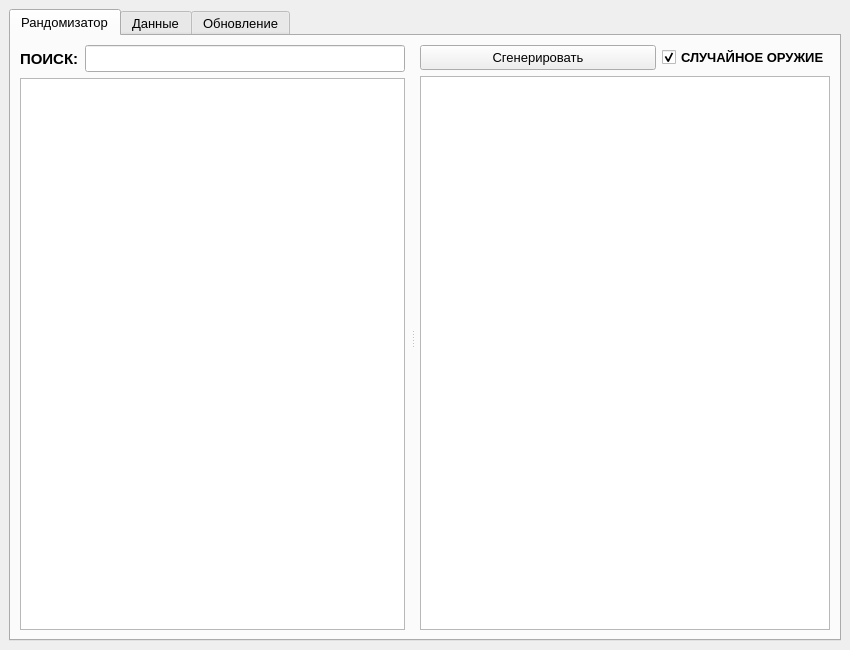
<?xml version="1.0" encoding="UTF-8"?>
<ui version="4.0">
 <class>MainWindow</class>
 <widget class="QMainWindow" name="MainWindow">
  <property name="geometry">
   <rect>
    <x>0</x>
    <y>0</y>
    <width>850</width>
    <height>650</height>
   </rect>
  </property>
  <property name="windowTitle">
   <string>TRND</string>
  </property>
  <property name="windowIcon">
   <iconset>
    <normaloff>icon.ico</normaloff>icon.ico</iconset>
  </property>
  <property name="documentMode">
   <bool>false</bool>
  </property>
  <widget class="QWidget" name="centralwidget">
   <layout class="QGridLayout" name="gridLayout_3">
    <item row="0" column="0">
     <widget class="QTabWidget" name="tabWidgetMain">
      <property name="font">
       <font>
        <family>MS Shell Dlg 2</family>
        <pointsize>10</pointsize>
       </font>
      </property>
      <property name="accessibleName">
       <string/>
      </property>
      <property name="currentIndex">
       <number>0</number>
      </property>
      <property name="documentMode">
       <bool>false</bool>
      </property>
      <property name="tabsClosable">
       <bool>false</bool>
      </property>
      <property name="movable">
       <bool>false</bool>
      </property>
      <property name="tabBarAutoHide">
       <bool>true</bool>
      </property>
      <widget class="QWidget" name="tabMain">
       <attribute name="title">
        <string>Рандомизатор</string>
       </attribute>
       <layout class="QGridLayout" name="gridLayout_2">
        <item row="0" column="0">
         <widget class="QSplitter" name="splitter">
          <property name="sizePolicy">
           <sizepolicy hsizetype="Expanding" vsizetype="Preferred">
            <horstretch>0</horstretch>
            <verstretch>0</verstretch>
           </sizepolicy>
          </property>
          <property name="font">
           <font>
            <family>MS Shell Dlg 2</family>
            <pointsize>10</pointsize>
           </font>
          </property>
          <property name="orientation">
           <enum>Qt::Horizontal</enum>
          </property>
          <property name="opaqueResize">
           <bool>true</bool>
          </property>
          <property name="handleWidth">
           <number>15</number>
          </property>
          <property name="childrenCollapsible">
           <bool>false</bool>
          </property>
          <widget class="QWidget" name="layoutWidget">
           <property name="font">
            <font>
             <family>MS Shell Dlg 2</family>
             <pointsize>10</pointsize>
            </font>
           </property>
           <layout class="QVBoxLayout" name="MainLayout">
            <property name="rightMargin">
             <number>0</number>
            </property>
            <item>
             <layout class="QHBoxLayout" name="MainFindLayout">
              <property name="bottomMargin">
               <number>0</number>
              </property>
              <item>
               <widget class="QLabel" name="lblFind">
                <property name="minimumSize">
                 <size>
                  <width>0</width>
                  <height>25</height>
                 </size>
                </property>
                <property name="font">
                 <font>
                  <family>MS Shell Dlg 2</family>
                  <pointsize>11</pointsize>
                  <weight>75</weight>
                  <bold>true</bold>
                  <underline>false</underline>
                 </font>
                </property>
                <property name="text">
                 <string>ПОИСК:</string>
                </property>
               </widget>
              </item>
              <item>
               <widget class="QLineEdit" name="leFind">
                <property name="minimumSize">
                 <size>
                  <width>0</width>
                  <height>25</height>
                 </size>
                </property>
                <property name="font">
                 <font>
                  <family>MS Shell Dlg 2</family>
                  <pointsize>12</pointsize>
                 </font>
                </property>
               </widget>
              </item>
             </layout>
            </item>
            <item>
             <widget class="QTreeView" name="twMain">
              <property name="font">
               <font>
                <family>MS Shell Dlg 2</family>
                <pointsize>10</pointsize>
               </font>
              </property>
              <property name="frameShape">
               <enum>QFrame::StyledPanel</enum>
              </property>
              <property name="frameShadow">
               <enum>QFrame::Sunken</enum>
              </property>
              <property name="horizontalScrollBarPolicy">
               <enum>Qt::ScrollBarAsNeeded</enum>
              </property>
              <property name="sizeAdjustPolicy">
               <enum>QAbstractScrollArea::AdjustIgnored</enum>
              </property>
              <property name="dragEnabled">
               <bool>false</bool>
              </property>
              <property name="indentation">
               <number>15</number>
              </property>
              <property name="rootIsDecorated">
               <bool>true</bool>
              </property>
              <property name="uniformRowHeights">
               <bool>false</bool>
              </property>
              <property name="sortingEnabled">
               <bool>false</bool>
              </property>
              <property name="animated">
               <bool>true</bool>
              </property>
              <property name="wordWrap">
               <bool>false</bool>
              </property>
              <attribute name="headerVisible">
               <bool>false</bool>
              </attribute>
             </widget>
            </item>
           </layout>
          </widget>
          <widget class="QWidget" name="layoutWidget">
           <property name="font">
            <font>
             <family>MS Shell Dlg 2</family>
             <pointsize>10</pointsize>
            </font>
           </property>
           <layout class="QVBoxLayout" name="RandomLayout">
            <property name="rightMargin">
             <number>0</number>
            </property>
            <item>
             <layout class="QHBoxLayout" name="RandomButtonsLayout">
              <property name="topMargin">
               <number>0</number>
              </property>
              <item>
               <widget class="QPushButton" name="btnRandomWeapon">
                <property name="sizePolicy">
                 <sizepolicy hsizetype="Minimum" vsizetype="Fixed">
                  <horstretch>0</horstretch>
                  <verstretch>0</verstretch>
                 </sizepolicy>
                </property>
                <property name="minimumSize">
                 <size>
                  <width>0</width>
                  <height>25</height>
                 </size>
                </property>
                <property name="font">
                 <font>
                  <family>MS Shell Dlg 2</family>
                  <pointsize>10</pointsize>
                 </font>
                </property>
                <property name="text">
                 <string>Сгенерировать</string>
                </property>
                <property name="checkable">
                 <bool>false</bool>
                </property>
                <property name="checked">
                 <bool>false</bool>
                </property>
               </widget>
              </item>
              <item>
               <widget class="QCheckBox" name="chboxIsRandomWeapon">
                <property name="sizePolicy">
                 <sizepolicy hsizetype="Maximum" vsizetype="Fixed">
                  <horstretch>0</horstretch>
                  <verstretch>0</verstretch>
                 </sizepolicy>
                </property>
                <property name="font">
                 <font>
                  <pointsize>10</pointsize>
                  <weight>75</weight>
                  <bold>true</bold>
                  <underline>false</underline>
                 </font>
                </property>
                <property name="text">
                 <string>СЛУЧАЙНОЕ ОРУЖИЕ</string>
                </property>
                <property name="checked">
                 <bool>true</bool>
                </property>
               </widget>
              </item>
             </layout>
            </item>
            <item>
             <widget class="QTreeView" name="twRandom">
              <property name="font">
               <font>
                <family>MS Shell Dlg 2</family>
                <pointsize>10</pointsize>
               </font>
              </property>
              <property name="horizontalScrollBarPolicy">
               <enum>Qt::ScrollBarAsNeeded</enum>
              </property>
              <property name="sizeAdjustPolicy">
               <enum>QAbstractScrollArea::AdjustIgnored</enum>
              </property>
              <property name="indentation">
               <number>15</number>
              </property>
              <property name="rootIsDecorated">
               <bool>false</bool>
              </property>
              <property name="uniformRowHeights">
               <bool>false</bool>
              </property>
              <property name="animated">
               <bool>true</bool>
              </property>
              <property name="wordWrap">
               <bool>false</bool>
              </property>
              <attribute name="headerVisible">
               <bool>false</bool>
              </attribute>
             </widget>
            </item>
           </layout>
          </widget>
         </widget>
        </item>
       </layout>
      </widget>
      <widget class="QWidget" name="tabData">
       <attribute name="title">
        <string>Данные</string>
       </attribute>
       <layout class="QGridLayout" name="gridLayout">
        <item row="9" column="0">
         <widget class="QProgressBar" name="progressNow">
          <property name="font">
           <font>
            <pointsize>12</pointsize>
            <weight>75</weight>
            <bold>true</bold>
            <strikeout>false</strikeout>
            <kerning>true</kerning>
           </font>
          </property>
          <property name="maximum">
           <number>100</number>
          </property>
          <property name="value">
           <number>0</number>
          </property>
          <property name="textVisible">
           <bool>false</bool>
          </property>
         </widget>
        </item>
        <item row="11" column="0">
         <widget class="QProgressBar" name="progressTotal">
          <property name="font">
           <font>
            <pointsize>12</pointsize>
            <weight>75</weight>
            <bold>true</bold>
            <strikeout>false</strikeout>
            <kerning>true</kerning>
           </font>
          </property>
          <property name="maximum">
           <number>100</number>
          </property>
          <property name="value">
           <number>0</number>
          </property>
          <property name="textVisible">
           <bool>false</bool>
          </property>
         </widget>
        </item>
        <item row="1" column="0">
         <layout class="QVBoxLayout" name="verticalLayout_2">
          <item>
           <widget class="QTextEdit" name="teUpdateInfo">
            <property name="font">
             <font>
              <pointsize>14</pointsize>
             </font>
            </property>
            <property name="readOnly">
             <bool>true</bool>
            </property>
           </widget>
          </item>
         </layout>
        </item>
        <item row="10" column="0">
         <widget class="QLabel" name="lblTotal">
          <property name="font">
           <font>
            <pointsize>8</pointsize>
            <weight>75</weight>
            <bold>true</bold>
           </font>
          </property>
          <property name="text">
           <string>ВСЕГО:</string>
          </property>
         </widget>
        </item>
        <item row="7" column="0">
         <layout class="QHBoxLayout" name="NowInfoLayout">
          <property name="bottomMargin">
           <number>0</number>
          </property>
          <item>
           <widget class="QLabel" name="lblNow">
            <property name="sizePolicy">
             <sizepolicy hsizetype="Fixed" vsizetype="Preferred">
              <horstretch>0</horstretch>
              <verstretch>0</verstretch>
             </sizepolicy>
            </property>
            <property name="font">
             <font>
              <pointsize>8</pointsize>
              <weight>75</weight>
              <bold>true</bold>
             </font>
            </property>
            <property name="frameShape">
             <enum>QFrame::NoFrame</enum>
            </property>
            <property name="frameShadow">
             <enum>QFrame::Plain</enum>
            </property>
            <property name="lineWidth">
             <number>1</number>
            </property>
            <property name="text">
             <string>СЕЙЧАС:</string>
            </property>
            <property name="textFormat">
             <enum>Qt::AutoText</enum>
            </property>
            <property name="alignment">
             <set>Qt::AlignLeading|Qt::AlignLeft|Qt::AlignVCenter</set>
            </property>
            <property name="wordWrap">
             <bool>false</bool>
            </property>
            <property name="openExternalLinks">
             <bool>false</bool>
            </property>
           </widget>
          </item>
          <item>
           <widget class="QLabel" name="lblProgress">
            <property name="font">
             <font>
              <pointsize>10</pointsize>
              <weight>75</weight>
              <bold>true</bold>
             </font>
            </property>
            <property name="text">
             <string/>
            </property>
           </widget>
          </item>
         </layout>
        </item>
        <item row="4" column="0">
         <layout class="QHBoxLayout" name="ModsLayout">
          <property name="topMargin">
           <number>0</number>
          </property>
          <item>
           <widget class="QLabel" name="lblUpdateMods">
            <property name="sizePolicy">
             <sizepolicy hsizetype="Maximum" vsizetype="Preferred">
              <horstretch>0</horstretch>
              <verstretch>0</verstretch>
             </sizepolicy>
            </property>
            <property name="minimumSize">
             <size>
              <width>350</width>
              <height>0</height>
             </size>
            </property>
            <property name="font">
             <font>
              <pointsize>11</pointsize>
              <weight>75</weight>
              <bold>true</bold>
             </font>
            </property>
            <property name="text">
             <string>TextLabel</string>
            </property>
            <property name="margin">
             <number>0</number>
            </property>
           </widget>
          </item>
          <item>
           <widget class="QPushButton" name="btnUpdateMods">
            <property name="minimumSize">
             <size>
              <width>0</width>
              <height>25</height>
             </size>
            </property>
            <property name="font">
             <font>
              <pointsize>10</pointsize>
             </font>
            </property>
            <property name="accessibleName">
             <string>Обновить моды</string>
            </property>
            <property name="text">
             <string>Обновить моды</string>
            </property>
           </widget>
          </item>
         </layout>
        </item>
        <item row="3" column="0">
         <layout class="QHBoxLayout" name="WeaponsLayout">
          <property name="topMargin">
           <number>0</number>
          </property>
          <item>
           <widget class="QLabel" name="lblUpdateWeapons">
            <property name="sizePolicy">
             <sizepolicy hsizetype="Maximum" vsizetype="Preferred">
              <horstretch>0</horstretch>
              <verstretch>0</verstretch>
             </sizepolicy>
            </property>
            <property name="minimumSize">
             <size>
              <width>350</width>
              <height>0</height>
             </size>
            </property>
            <property name="font">
             <font>
              <pointsize>11</pointsize>
              <weight>75</weight>
              <bold>true</bold>
             </font>
            </property>
            <property name="text">
             <string>TextLabel</string>
            </property>
           </widget>
          </item>
          <item>
           <widget class="QPushButton" name="btnUpdateWeapons">
            <property name="minimumSize">
             <size>
              <width>0</width>
              <height>25</height>
             </size>
            </property>
            <property name="font">
             <font>
              <pointsize>10</pointsize>
             </font>
            </property>
            <property name="accessibleName">
             <string>Обновить оружие</string>
            </property>
            <property name="text">
             <string>Обновить оружие</string>
            </property>
            <property name="default">
             <bool>false</bool>
            </property>
            <property name="flat">
             <bool>false</bool>
            </property>
           </widget>
          </item>
         </layout>
        </item>
        <item row="0" column="0">
         <layout class="QHBoxLayout" name="horizontalLayout">
          <property name="topMargin">
           <number>0</number>
          </property>
          <item>
           <widget class="QPushButton" name="btnImportData">
            <property name="font">
             <font>
              <pointsize>10</pointsize>
             </font>
            </property>
            <property name="text">
             <string>Импорт</string>
            </property>
           </widget>
          </item>
          <item>
           <widget class="QPushButton" name="btnExportData">
            <property name="font">
             <font>
              <pointsize>10</pointsize>
             </font>
            </property>
            <property name="text">
             <string>Экспорт</string>
            </property>
           </widget>
          </item>
          <item>
           <widget class="QPushButton" name="btnClearData">
            <property name="font">
             <font>
              <pointsize>10</pointsize>
             </font>
            </property>
            <property name="text">
             <string>Очистить данные</string>
            </property>
           </widget>
          </item>
         </layout>
        </item>
       </layout>
      </widget>
      <widget class="QWidget" name="tabUpdate">
       <property name="accessibleName">
        <string>Обновление</string>
       </property>
       <attribute name="title">
        <string>Обновление</string>
       </attribute>
       <layout class="QGridLayout" name="gridLayout_4">
        <property name="leftMargin">
         <number>9</number>
        </property>
        <property name="topMargin">
         <number>9</number>
        </property>
        <property name="rightMargin">
         <number>9</number>
        </property>
        <property name="bottomMargin">
         <number>9</number>
        </property>
        <item row="4" column="0">
         <widget class="QPushButton" name="btnGithubLink">
          <property name="font">
           <font>
            <pointsize>12</pointsize>
           </font>
          </property>
          <property name="text">
           <string>Загрузить новую версию (Github)</string>
          </property>
         </widget>
        </item>
        <item row="2" column="0">
         <widget class="QPushButton" name="btnCheckNewVersion">
          <property name="font">
           <font>
            <pointsize>12</pointsize>
           </font>
          </property>
          <property name="accessibleName">
           <string>Проверить обновления</string>
          </property>
          <property name="text">
           <string>Проверить обновления</string>
          </property>
         </widget>
        </item>
        <item row="3" column="0">
         <widget class="QPushButton" name="btnUpdateApp">
          <property name="font">
           <font>
            <pointsize>12</pointsize>
           </font>
          </property>
          <property name="accessibleName">
           <string>Обновить (бета)</string>
          </property>
          <property name="text">
           <string>Обновить (бета)</string>
          </property>
         </widget>
        </item>
        <item row="6" column="0">
         <layout class="QHBoxLayout" name="NowVersionLayout">
          <property name="topMargin">
           <number>0</number>
          </property>
          <item>
           <spacer name="horizontalSpacer">
            <property name="orientation">
             <enum>Qt::Horizontal</enum>
            </property>
            <property name="sizeHint" stdset="0">
             <size>
              <width>40</width>
              <height>20</height>
             </size>
            </property>
           </spacer>
          </item>
          <item>
           <widget class="QLabel" name="lblVersionText">
            <property name="sizePolicy">
             <sizepolicy hsizetype="Maximum" vsizetype="Preferred">
              <horstretch>0</horstretch>
              <verstretch>0</verstretch>
             </sizepolicy>
            </property>
            <property name="minimumSize">
             <size>
              <width>165</width>
              <height>0</height>
             </size>
            </property>
            <property name="font">
             <font>
              <pointsize>10</pointsize>
              <weight>75</weight>
              <bold>true</bold>
             </font>
            </property>
            <property name="text">
             <string>ВЕРСИЯ ПРИЛОЖЕНИЯ:</string>
            </property>
           </widget>
          </item>
          <item>
           <widget class="QLabel" name="lblVersion">
            <property name="font">
             <font>
              <pointsize>10</pointsize>
              <weight>75</weight>
              <bold>true</bold>
             </font>
            </property>
            <property name="text">
             <string>TextLabel</string>
            </property>
           </widget>
          </item>
         </layout>
        </item>
        <item row="5" column="0">
         <widget class="QTextEdit" name="teUpdateChangeList">
          <property name="font">
           <font>
            <pointsize>14</pointsize>
           </font>
          </property>
          <property name="readOnly">
           <bool>true</bool>
          </property>
         </widget>
        </item>
       </layout>
      </widget>
     </widget>
    </item>
   </layout>
  </widget>
 </widget>
 <resources/>
 <connections/>
</ui>
